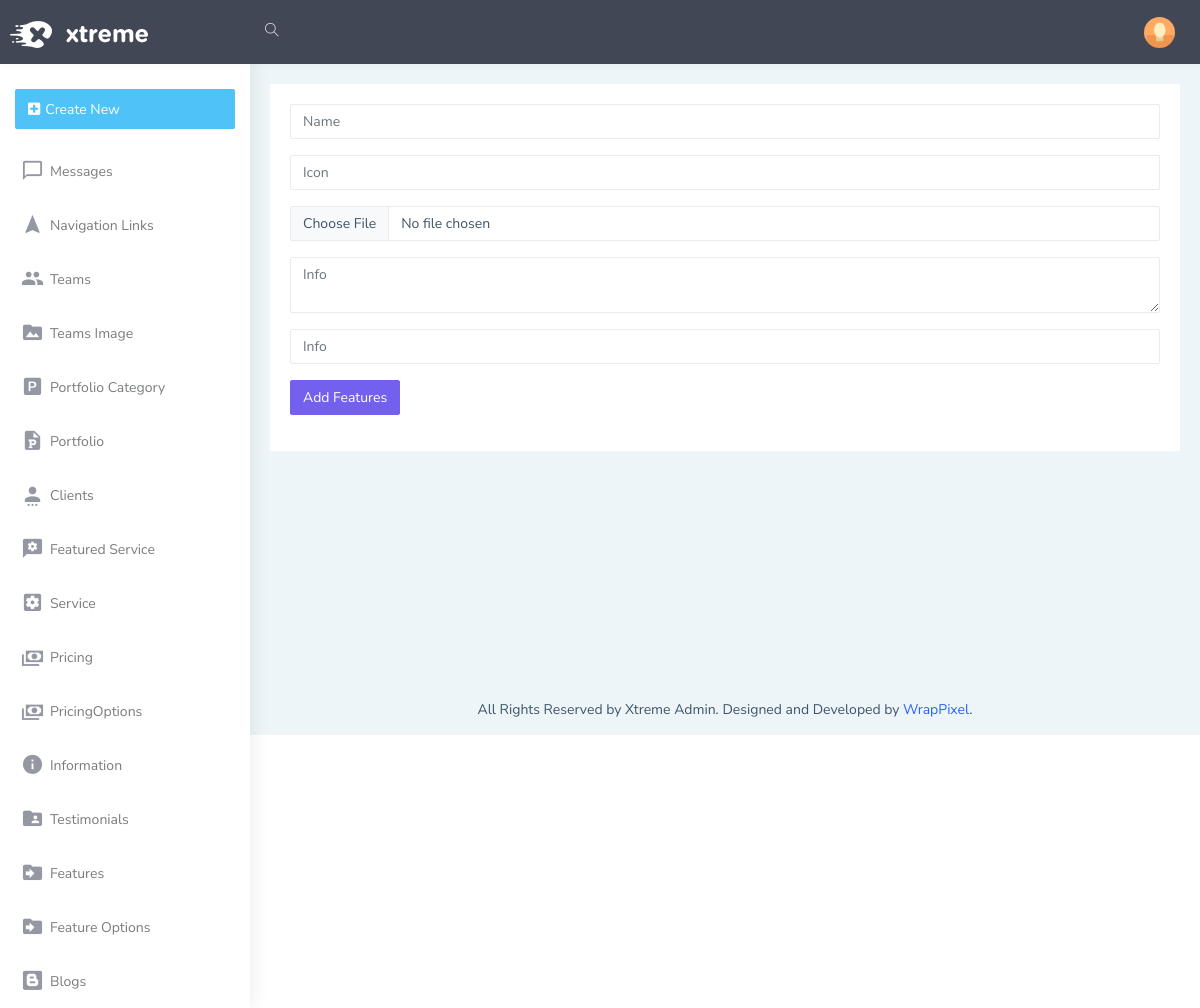
The app's page /admin/features/edit/2, older data.
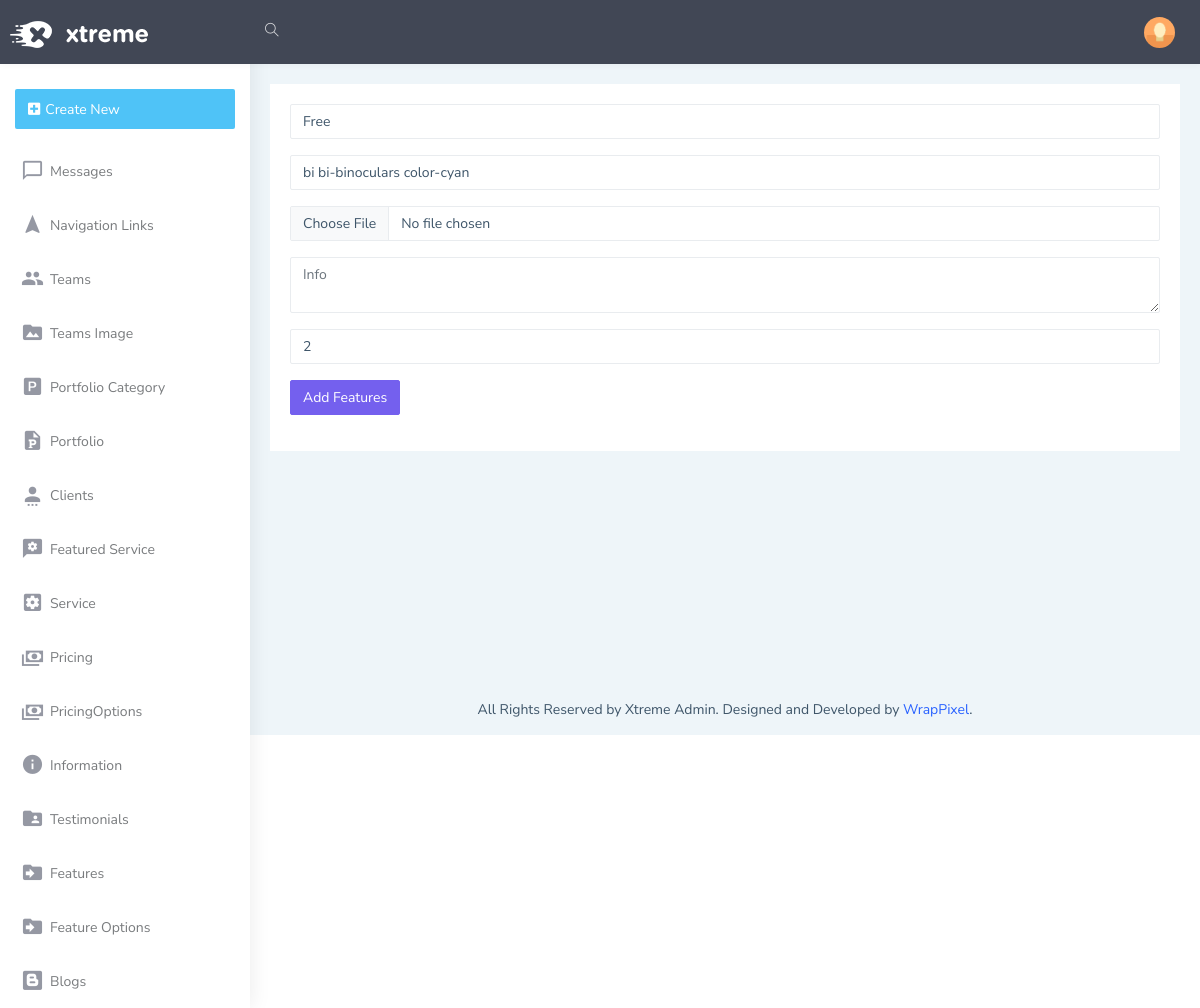
The same page, newer data.
### models.py (models this page shows)
class Features(db.Model):
    Id=db.Column(db.Integer,primary_key=True,autoincrement=True)
    name=db.Column(db.String(50))
    icon=db.Column(db.String(50))
    info=db.Column(db.String(250))
    image=db.Column(db.String(50))
    order=db.Column(db.Integer)
    options=db.relationship('FeatureOptions', backref='feature_options', lazy=True)

### admin/routes/features.py (the view, shortened to what this page needs)
@admin_bp.route('/features/edit/<id>', methods=['GET','POST'])
def features_edit(id):
    featuresform=FeaturesForm()
    feature=Features.query.get(id)
    return render_template('admin/features/featuresedit.html',featuresform=featuresform,feature=feature)

### admin/forms.py
class FeaturesForm(FlaskForm):
    name=StringField('name')
    icon=StringField('icon')
    image=FileField('image')
    info=TextAreaField('info')
    order=IntegerField('order')
    submit=SubmitField('Add Features')

### admin/templates/admin/features/featuresedit.html
{% extends 'admin/layout.html' %}
{% block body %}
<form action="/admin/features/edit/{{feature.Id}}" method="POST" enctype="multipart/form-data">
    <div class="mb-3">
      {{featuresform.name(class="form-control", id="exampleFormControlInput1", placeholder="Name", value=feature.name)}}
    </div>
    <div class="mb-3">
      {{featuresform.icon(class="form-control my-3", id="exampleFormControlInput1", placeholder="Icon", value=feature.icon)}}
    </div>
    <div class="mb-3">
      {{featuresform.image(class="form-control my-3", id="exampleFormControlInput1", placeholder="Image")}}
    </div>
    <div class="mb-3">
      {{featuresform.info(class="form-control", id="exampleFormControlInput1", placeholder="Info", value=feature.info)}}
    </div>
    <div class="mb-3">
      {{featuresform.order(class="form-control", id="exampleFormControlInput1", placeholder="Info", value=feature.order)}}
    </div>
    <div class="mb-3">
      {{featuresform.submit(class="btn btn-primary", id="exampleFormControlInput1", placeholder="Update Portfolio")}}
    </div>
{% endblock %}}

Row changes from the older to the newer data that the page shows:
added Features: name "Free", icon "bi bi-binoculars color-cyan", order "2"
